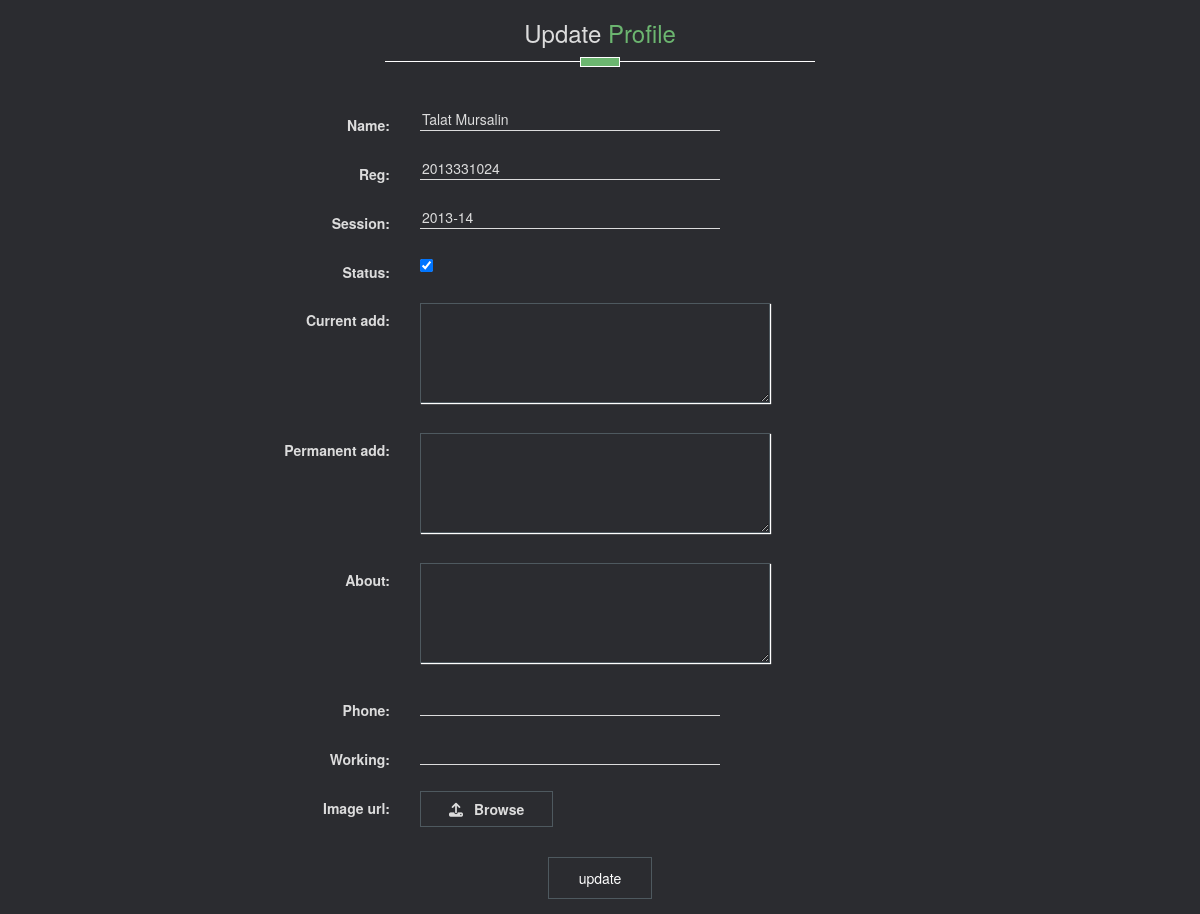
The app's page /home/member/59/st/update/ (signed in) with its own data.
### home/models.py (models this page shows, shortened)
class StudentProfile(models.Model):
    user = models.ForeignKey(User, on_delete=models.CASCADE)
    propic = models.FileField(default='profile-icon.png')
    name = models.CharField(max_length=100)
    reg = models.CharField(max_length=12)
    session = models.CharField(max_length=20)
    status = models.BooleanField(default=False)

### home/views.py (the view, shortened to what this page needs)
@cbv_decorator(user_passes_test(lambda u: u.is_authenticated, login_url=reverse_lazy('home:admin-err')))
class UpdateProfileStView(FormView):
    template_name = "home/member_st_form.html"
    def get(self, request, id):
        user = User.objects.get(id=self.kwargs['id'])
        profile = StudentProfile.objects.get(user=user)
        bio = Bio.objects.get(user=user)
        form = ProfileFormSt(initial={
            'name': profile.name,
            'reg': profile.reg,
            'session': profile.session,
            'status': profile.status,
            'current_add': bio.current_add,
            'permanent_add': bio.permanent_add,
            'about': bio.about,
            'phone': bio.phone,
            'working': bio.working,
            'image_url': profile.propic.url,
        })
        return render(request, self.template_name, {'form': form})

### home/forms.py
class ProfileFormSt(forms.Form):
    name = forms.CharField(required=True)
    reg = forms.CharField(required=True)
    session = forms.CharField(required=True)
    status = forms.BooleanField(required=False)
    current_add = forms.CharField(widget=forms.Textarea, required=False)
    permanent_add = forms.CharField(widget=forms.Textarea, required=False)
    about = forms.CharField(widget=forms.Textarea, required=False)
    phone = forms.CharField(required=False)
    working = forms.CharField(required=False)
    image_url = forms.FileField(required=False)

### home/templatetags/fiter_tag_home.py (called while the page is built)
@register.filter('input_type')
def input_type(input):
    return input.field.widget.__class__.__name__

### home/templates/home/member_st_form.html (shortened to what this page needs)
<!DOCTYPE html>
<html lang="en">
<head>
    {% load staticfiles %}
    <link rel="stylesheet" type="text/css" href="{% static 'home/css/profileform.css' %}" />
    <link rel="stylesheet" type="text/css" href="{% static 'home/css/bootstrap.min.css' %}" />
    <link rel="stylesheet" type="text/css" href="{% static 'home/css/main.css' %}" />
</head>
<body class="about-form">
    <div class="fluid-container">
        <div class="row">
            <div class="title text-center">
                <h3>Update <span class="two-color">Profile</span></h3>
                <div class="border"></div>
            </div>
            <div class="container">
                <form class="form-horizontal" action="" method="post" enctype="multipart/form-data">
                    {% csrf_token %} {% include 'home/form-template.html' %}
                    <div class="form-group pad-dec">
                        <div class="text-center">
                            <input type="submit" class="btn btn-transparent" value="update">
                        </div>
                    </div>
                </form>
            </div>
        </div>
    </div>
</body>
</html>

### home/templates/home/form-template.html (shortened to what this page needs)
{% load fiter_tag_home %} {% for field in form %}
<div class="form-group">
    <div class="col-sm-offset-2 col-sm-10">
    </div>
    <label class="pad vertical-sett control-label col-sm-4">{{ field.label_tag }}</label>
    {% if field|input_type == "ClearableFileInput" %}
    <div class="form-div pad col-sm-8">
        <label for="id_image_url" class="input-label"><i class="fa fa-upload" aria-hidden="true"></i> <span id="label-span">Browse</span>
        </label>
    </div>
    {% else %}
    <div class="pad col-sm-8">{{ field }}</div>
    {% endif %}
</div>
{% endfor %}
{% load fiter_tag_home %}

### home/static/home/css/profileform.css (style rules this page uses)
.about-form { background: #2B2C30; color: gainsboro; align-content: center; border: 1px solid gainsboro transparent; }
.pad { margin-bottom: 10px; }
.pad-dec { margin-top: -50px; }
.vertical-sett { text-align: right; }
textarea { width: 350px; max-height: 100px; outline: none !important; border-color: #4e595f; box-shadow: 1px 1px 1px #fff; background: transparent; }
input[type=text] { background: transparent; border: none; border-bottom: 1px solid gainsboro; width: 300px; }
.input-label { background: transparent; padding: 7px; padding-left: 28px; padding-right: 28px; border: 1px solid #4e595f; transition: 0.5s; }
.fa { margin-right: 7px; }

### home/static/home/css/main.css (style rules this page uses)
.btn { background-color: transparent; color: #fff; padding: 10px 30px; border-radius: 0; margin-top: 15px; -webkit-transition: all .5s ease-in 0s; -moz-transition: all .5s ease-in 0s; -o-transition: all .5s ease-in 0s; transition: all .5s ease-in 0s; }
.btn-transparent { border: 1px solid #4e595f; }
.two-color { color: #6CB670; }
.title { padding-bottom: 30px; }
.border { border-top: 1px solid #fff; height: 1px; margin: 15px auto 0; position: relative; width: 35%; padding-bottom: 15px; }
.border:before { background-color: #6CB670; border: 1px ridge #fff; content: ""; height: 10px; left: 50%; margin-left: -20px; position: absolute; top: -5px; width: 40px; }

### records on screen
StudentProfile: form "Talat Mursalin" "2013331024" "2013-14" "☑"

### other values on screen
{{ field.label_tag }} "Name:" "Reg:" "Session:" "Status:" "Current add:" "Permanent add:" "About:" "Phone:" "Working:" "Image url:"
